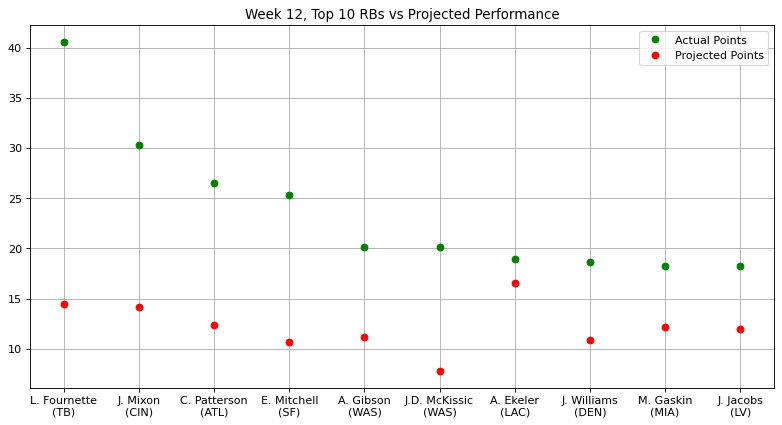

Recreate this plot in Python.
# Stats provided by NFL Fantasy
# Week 12, Top 10 RBs vs Projected Performance

import matplotlib.pyplot as plt
import numpy as np
from matplotlib.pyplot import figure
figure(figsize=(12, 6), dpi=80)

actual_points = np.array([40.60,30.30,26.50,25.30,20.10,20.10,18.90,18.60,18.20,18.20])
proj_points = np.array([14.44,14.15,12.34,10.68,11.20,7.76,16.54,10.87,12.13,11.98])
players = np.array(["L. Fournette\n(TB)","J. Mixon\n(CIN)","C. Patterson\n(ATL)","E. Mitchell\n(SF)",
                    "A. Gibson\n(WAS)","J.D. McKissic\n(WAS)","A. Ekeler\n(LAC)","J. Williams\n(DEN)",
                    "M. Gaskin\n(MIA)","J. Jacobs\n(LV)"])

plt.plot(players, actual_points, 'o', c = 'g', label = 'Actual Points', ms = 6)
plt.plot(proj_points, 'o', c = 'r', label = 'Projected Points', ms = 6)
plt.title("Week 12, Top 10 RBs vs Projected Performance")
plt.legend()
plt.grid()
plt.show()
